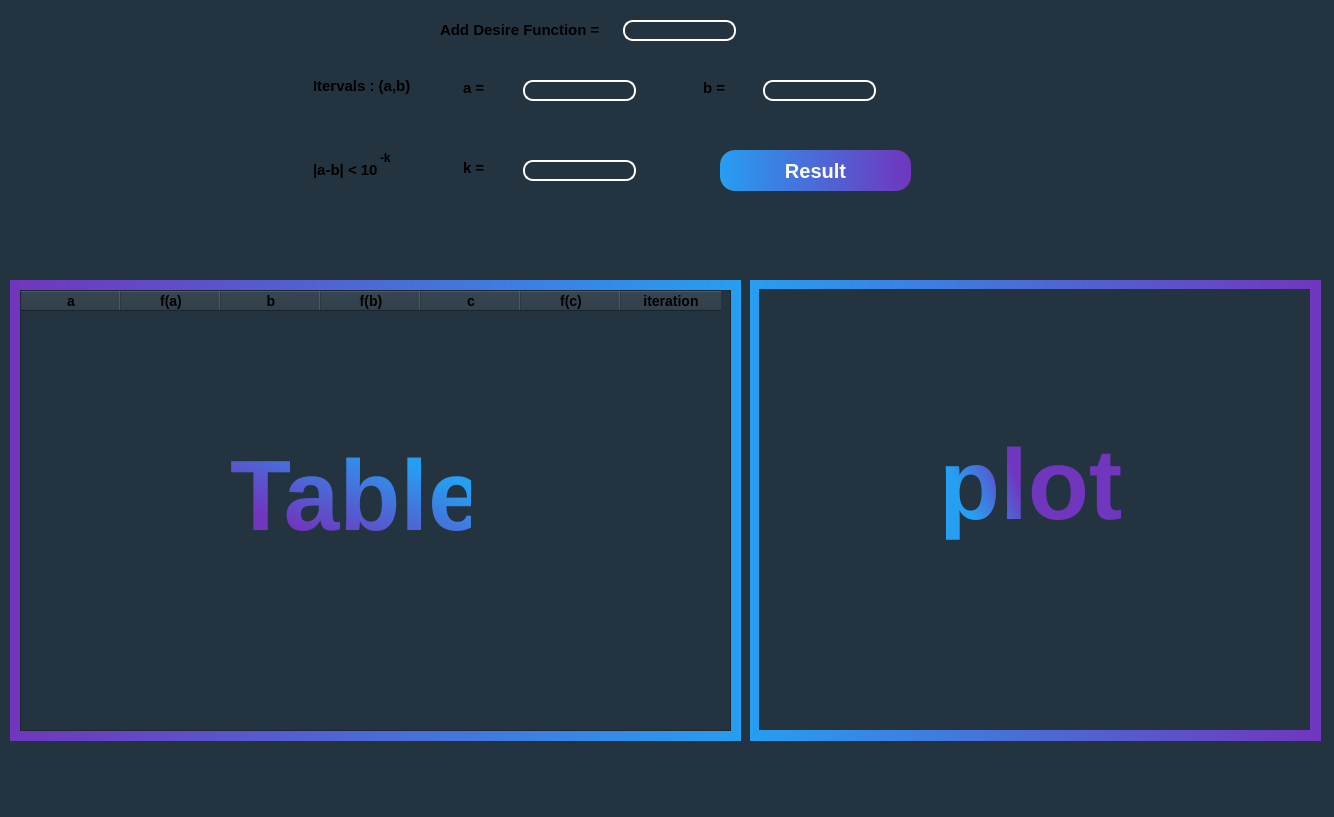
<?xml version="1.0" encoding="UTF-8"?>
<ui version="4.0">
 <class>MainWindow</class>
 <widget class="QMainWindow" name="MainWindow">
  <property name="enabled">
   <bool>true</bool>
  </property>
  <property name="geometry">
   <rect>
    <x>0</x>
    <y>0</y>
    <width>1334</width>
    <height>817</height>
   </rect>
  </property>
  <property name="cursor">
   <cursorShape>OpenHandCursor</cursorShape>
  </property>
  <property name="windowTitle">
   <string>MainWindow</string>
  </property>
  <property name="styleSheet">
   <string notr="true">background-color:#243340;</string>
  </property>
  <widget class="QWidget" name="centralwidget">
   <widget class="QTableWidget" name="tableWidget">
    <property name="geometry">
     <rect>
      <x>20</x>
      <y>290</y>
      <width>711</width>
      <height>441</height>
     </rect>
    </property>
    <property name="cursor" stdset="0">
     <cursorShape>OpenHandCursor</cursorShape>
    </property>
    <property name="styleSheet">
     <string notr="true">color:&quot;white&quot;;
font-weight:bold;
font-size:14px;</string>
    </property>
    <column>
     <property name="text">
      <string>a</string>
     </property>
    </column>
    <column>
     <property name="text">
      <string>f(a)</string>
     </property>
    </column>
    <column>
     <property name="text">
      <string>b</string>
     </property>
    </column>
    <column>
     <property name="text">
      <string>f(b)</string>
     </property>
    </column>
    <column>
     <property name="text">
      <string>c</string>
     </property>
    </column>
    <column>
     <property name="text">
      <string>f(c)</string>
     </property>
    </column>
    <column>
     <property name="text">
      <string>iteration</string>
     </property>
    </column>
   </widget>
   <widget class="QLabel" name="label">
    <property name="geometry">
     <rect>
      <x>463</x>
      <y>80</y>
      <width>58</width>
      <height>16</height>
     </rect>
    </property>
    <property name="styleSheet">
     <string notr="true">color:&quot;white&quot;;
font-weight:bold;
font-size:15px;</string>
    </property>
    <property name="text">
     <string>a = </string>
    </property>
   </widget>
   <widget class="QPushButton" name="pushButton">
    <property name="geometry">
     <rect>
      <x>720</x>
      <y>150</y>
      <width>191</width>
      <height>41</height>
     </rect>
    </property>
    <property name="cursor">
     <cursorShape>PointingHandCursor</cursorShape>
    </property>
    <property name="styleSheet">
     <string notr="true">#pushButton{
border:none;
border-radius:15px;
background-color: qlineargradient(spread:pad, x1:1, y1:0, x2:0 y2:0, stop:0 #7036be , stop:1 #269ef1);
font-weight:bold;
color:#fff;
font-size:20px;

}
#pushButton:hover{
    background-color: qlineargradient(spread:pad, x1:1, y1:0, x2:0 y2:0, stop:0 #269ef1 , stop:1 #7036be);

}</string>
    </property>
    <property name="text">
     <string>Result</string>
    </property>
   </widget>
   <widget class="QLineEdit" name="lineEdit">
    <property name="geometry">
     <rect>
      <x>523</x>
      <y>80</y>
      <width>113</width>
      <height>21</height>
     </rect>
    </property>
    <property name="styleSheet">
     <string notr="true">border-color:#212554;
border-radius:10px;
color:&quot;white&quot;;
border:2px solid white;
padding-left:5px;
font-weight:bold;</string>
    </property>
   </widget>
   <widget class="QLineEdit" name="lineEdit_2">
    <property name="geometry">
     <rect>
      <x>763</x>
      <y>80</y>
      <width>113</width>
      <height>21</height>
     </rect>
    </property>
    <property name="styleSheet">
     <string notr="true">border-color:#212554;
border-radius:10px;
border:2px solid white;
color:&quot;white&quot;;
padding-left:5px;
font-weight:bold;</string>
    </property>
    <property name="text">
     <string/>
    </property>
   </widget>
   <widget class="QLabel" name="label_2">
    <property name="geometry">
     <rect>
      <x>703</x>
      <y>80</y>
      <width>58</width>
      <height>16</height>
     </rect>
    </property>
    <property name="styleSheet">
     <string notr="true">color:&quot;white&quot;;
font-weight:bold;
font-size:15px;</string>
    </property>
    <property name="text">
     <string>b = </string>
    </property>
   </widget>
   <widget class="QLabel" name="label_3">
    <property name="geometry">
     <rect>
      <x>313</x>
      <y>60</y>
      <width>101</width>
      <height>51</height>
     </rect>
    </property>
    <property name="styleSheet">
     <string notr="true">color:&quot;white&quot;;
font-weight:bold;
font-size:15px;</string>
    </property>
    <property name="text">
     <string>Itervals : (a,b)</string>
    </property>
   </widget>
   <widget class="QLabel" name="label_4">
    <property name="geometry">
     <rect>
      <x>313</x>
      <y>160</y>
      <width>71</width>
      <height>20</height>
     </rect>
    </property>
    <property name="styleSheet">
     <string notr="true">color:&quot;white&quot;;
font-weight:bold;
font-size:15px;</string>
    </property>
    <property name="text">
     <string>|a-b| &lt; 10</string>
    </property>
   </widget>
   <widget class="QLabel" name="label_5">
    <property name="geometry">
     <rect>
      <x>380</x>
      <y>150</y>
      <width>21</width>
      <height>16</height>
     </rect>
    </property>
    <property name="styleSheet">
     <string notr="true">color:&quot;white&quot;;
font-weight:bold;</string>
    </property>
    <property name="text">
     <string>-k</string>
    </property>
   </widget>
   <widget class="QLineEdit" name="lineEdit_3">
    <property name="geometry">
     <rect>
      <x>523</x>
      <y>160</y>
      <width>113</width>
      <height>21</height>
     </rect>
    </property>
    <property name="styleSheet">
     <string notr="true">border-color:#212554;
border-radius:10px;
border:2px solid white;
color:&quot;white&quot;;
padding-left:5px;
font-weight:bold;</string>
    </property>
   </widget>
   <widget class="QLabel" name="label_6">
    <property name="geometry">
     <rect>
      <x>463</x>
      <y>160</y>
      <width>58</width>
      <height>16</height>
     </rect>
    </property>
    <property name="styleSheet">
     <string notr="true">color:&quot;white&quot;;
font-weight:bold;
font-size:15px;</string>
    </property>
    <property name="text">
     <string>k = </string>
    </property>
   </widget>
   <widget class="QLineEdit" name="lineEdit_4">
    <property name="geometry">
     <rect>
      <x>623</x>
      <y>20</y>
      <width>113</width>
      <height>21</height>
     </rect>
    </property>
    <property name="styleSheet">
     <string notr="true">border-color:#212554;
border-radius:10px;
border:2px solid white;
color:&quot;white&quot;;
padding-left:5px;
font-weight:bold;</string>
    </property>
    <property name="text">
     <string/>
    </property>
   </widget>
   <widget class="QLabel" name="label_8">
    <property name="geometry">
     <rect>
      <x>440</x>
      <y>20</y>
      <width>161</width>
      <height>20</height>
     </rect>
    </property>
    <property name="styleSheet">
     <string notr="true">color:&quot;white&quot;;
font-weight:bold;
font-size:15px;</string>
    </property>
    <property name="text">
     <string>Add Desire Function = </string>
    </property>
   </widget>
   <widget class="QLabel" name="label_9">
    <property name="geometry">
     <rect>
      <x>750</x>
      <y>280</y>
      <width>571</width>
      <height>461</height>
     </rect>
    </property>
    <property name="styleSheet">
     <string notr="true">background-color: qlineargradient(spread:pad, x1:1, y1:0, x2:0 y2:0, stop:0 #7036be , stop:1 #269ef1);</string>
    </property>
    <property name="text">
     <string/>
    </property>
   </widget>
   <widget class="QLabel" name="label_10">
    <property name="geometry">
     <rect>
      <x>10</x>
      <y>280</y>
      <width>731</width>
      <height>461</height>
     </rect>
    </property>
    <property name="styleSheet">
     <string notr="true">background-color: qlineargradient(spread:pad, x1:0, y1:0, x2:1 y2:0, stop:0 #7036be , stop:1 #269ef1);</string>
    </property>
    <property name="text">
     <string/>
    </property>
   </widget>
   <widget class="QLabel" name="label_12">
    <property name="geometry">
     <rect>
      <x>230</x>
      <y>430</y>
      <width>241</width>
      <height>131</height>
     </rect>
    </property>
    <property name="styleSheet">
     <string notr="true">font-size:100px;
font-weight:bold;
color:qlineargradient(spread:pad, x1:60, y1:95, x2:100 y2:1, stop:0 #7036be , stop:1 #269ef1);</string>
    </property>
    <property name="text">
     <string>Table</string>
    </property>
   </widget>
   <widget class="QWidget" name="verticalLayoutWidget">
    <property name="geometry">
     <rect>
      <x>759</x>
      <y>289</y>
      <width>551</width>
      <height>441</height>
     </rect>
    </property>
    <layout class="QVBoxLayout" name="verticalLayout">
     <item>
      <widget class="QWidget" name="widget" native="true">
       <property name="cursor">
        <cursorShape>OpenHandCursor</cursorShape>
       </property>
       <property name="styleSheet">
        <string notr="true">background-size: cover;</string>
       </property>
       <widget class="QLabel" name="label_7">
        <property name="geometry">
         <rect>
          <x>180</x>
          <y>130</y>
          <width>241</width>
          <height>131</height>
         </rect>
        </property>
        <property name="styleSheet">
         <string notr="true">font-size:100px;
font-weight:bold;
color:qlineargradient(spread:pad, x1:50, y1:1, x2:0 y2:25, stop:0 #7036be , stop:1 #269ef1);</string>
        </property>
        <property name="text">
         <string>plot</string>
        </property>
       </widget>
      </widget>
     </item>
    </layout>
   </widget>
   <zorder>label_5</zorder>
   <zorder>label_10</zorder>
   <zorder>label_9</zorder>
   <zorder>tableWidget</zorder>
   <zorder>label</zorder>
   <zorder>pushButton</zorder>
   <zorder>lineEdit</zorder>
   <zorder>lineEdit_2</zorder>
   <zorder>label_2</zorder>
   <zorder>label_3</zorder>
   <zorder>label_4</zorder>
   <zorder>lineEdit_3</zorder>
   <zorder>label_6</zorder>
   <zorder>lineEdit_4</zorder>
   <zorder>label_8</zorder>
   <zorder>label_12</zorder>
   <zorder>verticalLayoutWidget</zorder>
  </widget>
  <widget class="QStatusBar" name="statusbar"/>
 </widget>
 <resources/>
 <connections/>
</ui>
